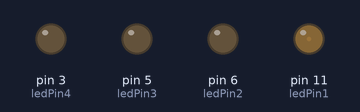
A sketch run on a simulated Arduino Uno, built with avr-gcc and run on an emulated ATmega328P. On the bench: output pins drawn as LEDs (lit = HIGH).

Above: at 0.15 s.
At 4.05 s:
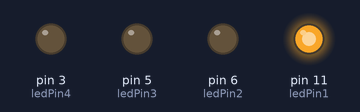
At 10.05 s:
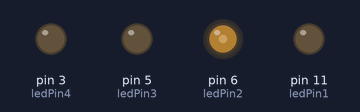
At 19.93 s:
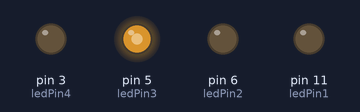
At 29.82 s:
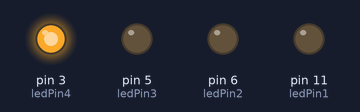
At 39.71 s:
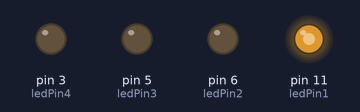
Timing chart, 0 to 40.0 s (numbered marks = the images above):
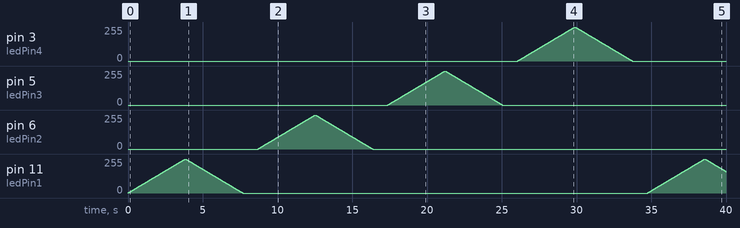

Measured:
- by itself, pin 3 (ledPin4), pin 5 (ledPin3), pin 6 (ledPin2): rises from 0/255 to 255/255 in 3.8 s, then falls to 0/255 in 3.8 s

The sketch:

arduinopwmcode.ino
```cpp
int ledPin1=11;
int ledPin2=6;
int ledPin3=5;
int ledPin4=3;

void setup(){
  pinMode(ledPin1, OUTPUT);
  pinMode(ledPin2, OUTPUT);
  pinMode(ledPin3, OUTPUT);
  pinMode(ledPin4, OUTPUT);
}
void loop()
{
for (int i=0; i<=255; i+=1)
{
	analogWrite(ledPin1, i);
	delay(15);
}
for (int i=255; i>=0; i-=1)
{
	analogWrite(ledPin1, i);
	delay(15);
}
  delay(1000);
  for (int i=0; i<=255; i+=1)
{
	analogWrite(ledPin2, i);
	delay(15);
}
for (int i=255; i>=0; i-=1)
{
	analogWrite(ledPin2, i);
	delay(15);
}
  delay(1000);
    for (int i=0; i<=255; i+=1)
{
	analogWrite(ledPin3, i);
	delay(15);
}
for (int i=255; i>=0; i-=1)
{
	analogWrite(ledPin3, i);
	delay(15);
}
  delay(1000);
    for (int i=0; i<=255; i+=1)
{
	analogWrite(ledPin4, i);
	delay(15);
}
for (int i=255; i>=0; i-=1)
{
	analogWrite(ledPin4, i);
	delay(15);
}
  delay(1000);
}
```
